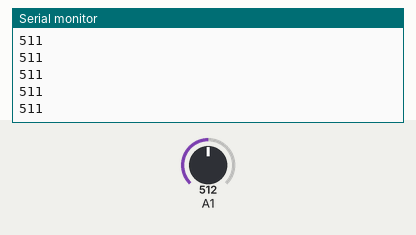
A sketch run on a simulated Arduino Uno, built with avr-gcc and run on an emulated ATmega328P. On the bench: the last lines printed to the serial monitor. The inputs (shaded band) are chosen by the test bench; at power-on: A1 = 512.

Above: at 1.2 s.
1.3 s: A1 set to 716
At 2.1 s:
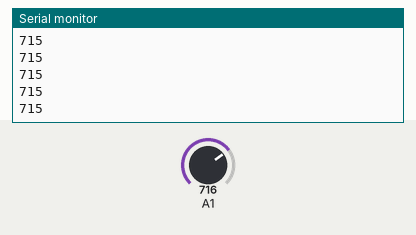
2.8 s: A1 set to 900
At 3.5 s:
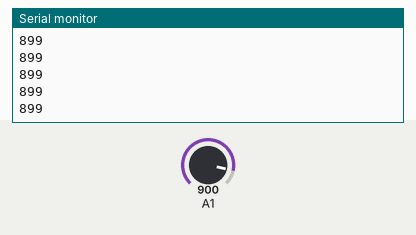
Timing chart, 0 to 5.8 s (numbered marks = the images above; inputs shaded):
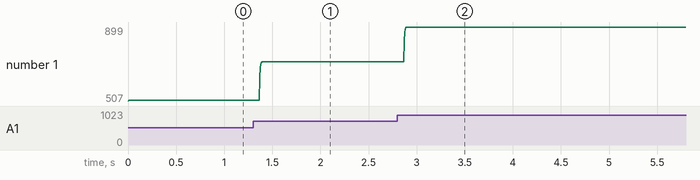

Measured:
- after the input at 1.3 s, the serial monitor: prints a new line after 0.07 s (image 1)
- after the input at 2.8 s, the serial monitor: prints a new line after 0.07 s (image 2)
- plotted number 1: 511 → 715 after the input at 1.3 s, 715 → 899 after the input at 2.8 s

The sketch:

Microphone_Input.ino
```cpp
#include <Wire.h>

int piezoReading = 500;
int prev=500;
int pres=0;


int wprev=40;
int wpres=100-wprev;
void setup() {
  Serial.begin(9600);
  Wire.begin(0x8);
}

void loop() {
  piezoReading=analogRead(A1);
  pres=prev*(wprev/100.0)+piezoReading*(wpres/100.0);
  Serial.println(pres);
  Wire.println(pres);
  prev=pres;
}
```
